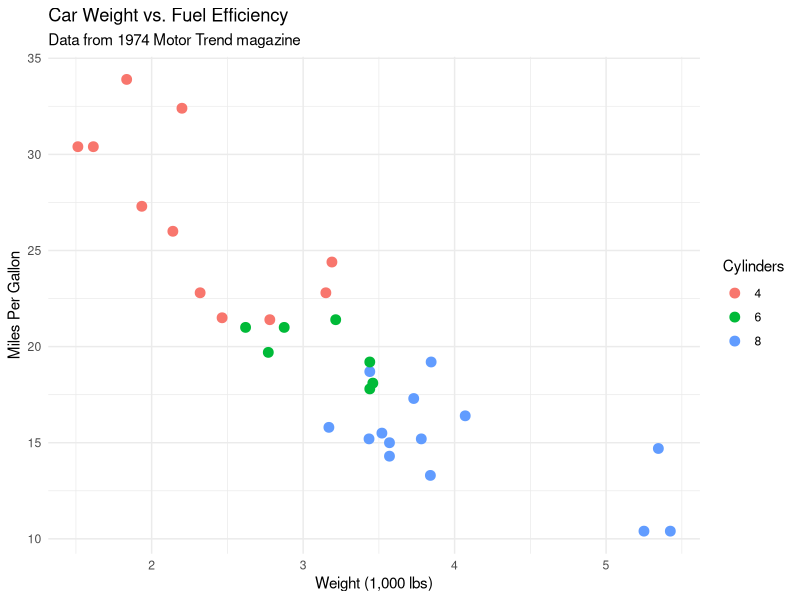
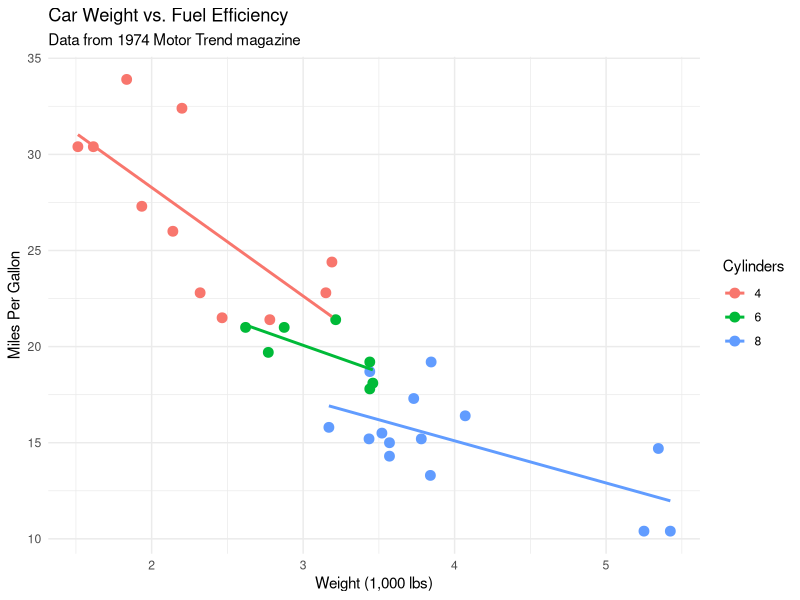

Recreate these plots in R, in order.
## ---- chunk 1
# Load the dataset (built-in, no package needed)
data(mtcars)

# View the first 5 rows
head(mtcars, 5)

# View the last 3 rows
tail(mtcars, 3)

# What are the dimensions?
dim(mtcars)

# What are the column names?
names(mtcars)

# Structure of the dataset
str(mtcars)
## ---- chunk 2
# Mean miles per gallon
mean_mpg <- mean(mtcars$mpg)
cat("Mean MPG:", mean_mpg, "\n")

# Median horsepower
median_hp <- median(mtcars$hp)
cat("Median HP:", median_hp, "\n")

# Standard deviation of weight
sd_wt <- sd(mtcars$wt)
cat("SD of Weight:", sd_wt, "\n")

# Range of quarter-mile time
range_qsec <- range(mtcars$qsec)
cat("Quarter-mile time range:", range_qsec[1], "to", range_qsec[2], "\n")
## ---- chunk 3
# Your code for the three computations above:
# 1.
mean(mtcars$wt)

# 2.
max(mtcars$hp)

# 3.
sum(mtcars$cyl == 4)
## ---- chunk 4
# Base R approach
tapply(mtcars$mpg, mtcars$cyl, mean)

# Tidyverse approach
library(dplyr)
mtcars |>
  group_by(cyl) |>
  summarize(
    mean_mpg = mean(mpg),
    mean_hp = mean(hp),
    count = n()
  )
## ---- chunk 5
library(ggplot2)

# Scatterplot of weight vs. MPG, colored by cylinder count
ggplot(mtcars, aes(x = wt, y = mpg, color = factor(cyl))) +
  geom_point(size = 3) +
  labs(
    title = "Car Weight vs. Fuel Efficiency",
    subtitle = "Data from 1974 Motor Trend magazine",
    x = "Weight (1,000 lbs)",
    y = "Miles Per Gallon",
    color = "Cylinders"
  ) +
  theme_minimal()
## ---- chunk 6
# Your modified plot code here:
ggplot(mtcars, aes(x = wt, y = mpg, color = factor(cyl))) +
  geom_point(size = 3) +
  labs(
    title = "Car Weight vs. Fuel Efficiency",
    subtitle = "Data from 1974 Motor Trend magazine",
    x = "Weight (1,000 lbs)",
    y = "Miles Per Gallon",
    color = "Cylinders"
  ) +
  theme_minimal() +
  geom_smooth(method = "lm", se = FALSE)
